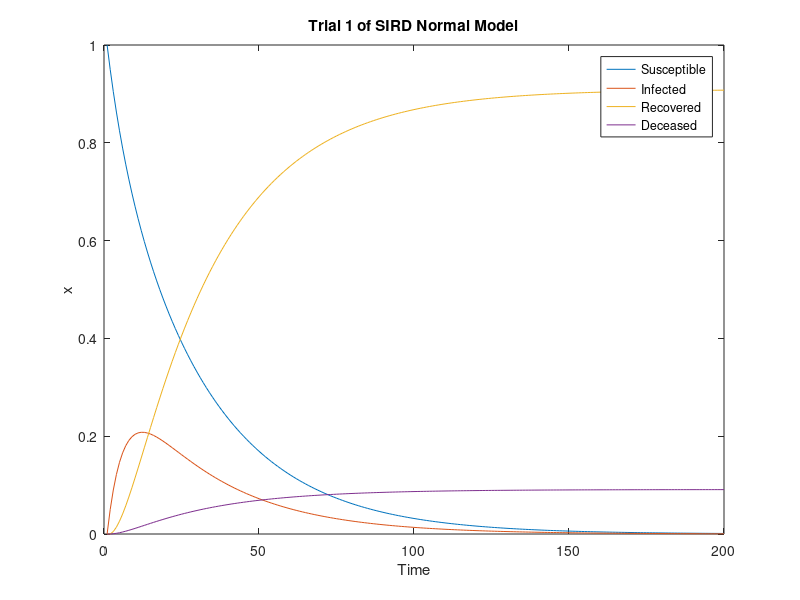
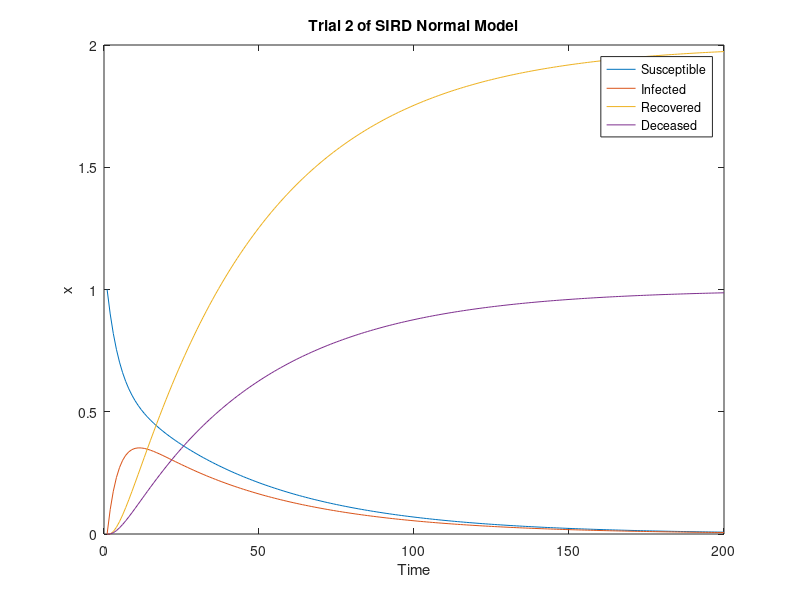
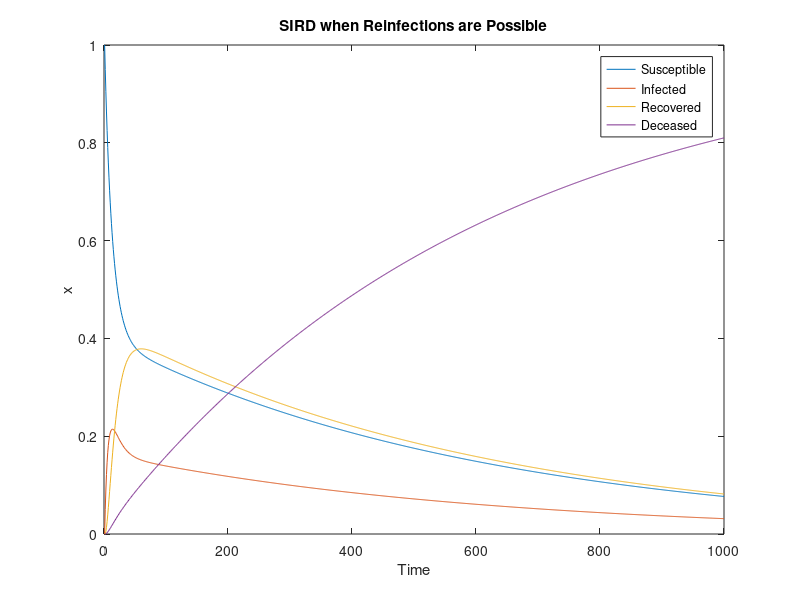

Source code (MATLAB) for these figures, in order:
% Trial 1 of Original SIRD Model
SIRD_1(1:4,1) = [1 0 0 0].'; % Initial State
A_1 = [0.95 0.04 0 0; 0.05 0.85 0 0; 0 0.1 1 0; 0 0.01 0 1]; % Original SIRD Matrix
for i = 2:200
    SIRD_1(:,i) = A_1 * SIRD_1(:,i-1);
end
figure;
for j = 1:4
    plot(1:200,SIRD_1(j,:))
    hold on
end
xlabel("Time");
ylabel("x");
title("Trial 1 of SIRD Normal Model")
legend("Susceptible","Infected","Recovered","Deceased")

% Trial 2 of Original SIRD Model
SIRD_1(1:4,1) = [1 0 0 0].'; % Initial State
A_1 = [0.9 0.1 0 0; 0.1 0.85 0 0; 0 0.1 1 0; 0 0.05 0 1]; % Original SIRD Matrix
for i = 2:200
    SIRD_1(:,i) = A_1 * SIRD_1(:,i-1);
end
figure;
for j = 1:4
    plot(1:200,SIRD_1(j,:))
    hold on
end
xlabel("Time");
ylabel("x");
title("Trial 2 of SIRD Normal Model")
legend("Susceptible","Infected","Recovered","Deceased")

%How does the output of the model tend to converge over time?
%Deceased rate converge to the ratio that I set in the matrix A.
%Susceptible, Infected, and Recovered rate converge to 0.

% SIRD Matrix when Reinfections are possible
SIRD_2(1:4,1) = [1 0 0 0].'; % Initial State
A_2 = [0.95 0.04 0.03 0; 0.05 0.85 0.01 0; 0 0.1 0.96 0; 0 0.01 0 1]; % Reinfections SIRD Matrix

for i = 2:1000
    SIRD_2(:,i) = A_2 * SIRD_2(:,i-1);
end
figure;
for j = 1:4
    plot(1:1000,SIRD_2(j,:))
    hold on
end
xlabel("Time");
ylabel("x");
title("SIRD when Reinfections are Possible")
legend("Susceptible","Infected","Recovered","Deceased")
% Decesed Behavior converge to 1 as time goes on.